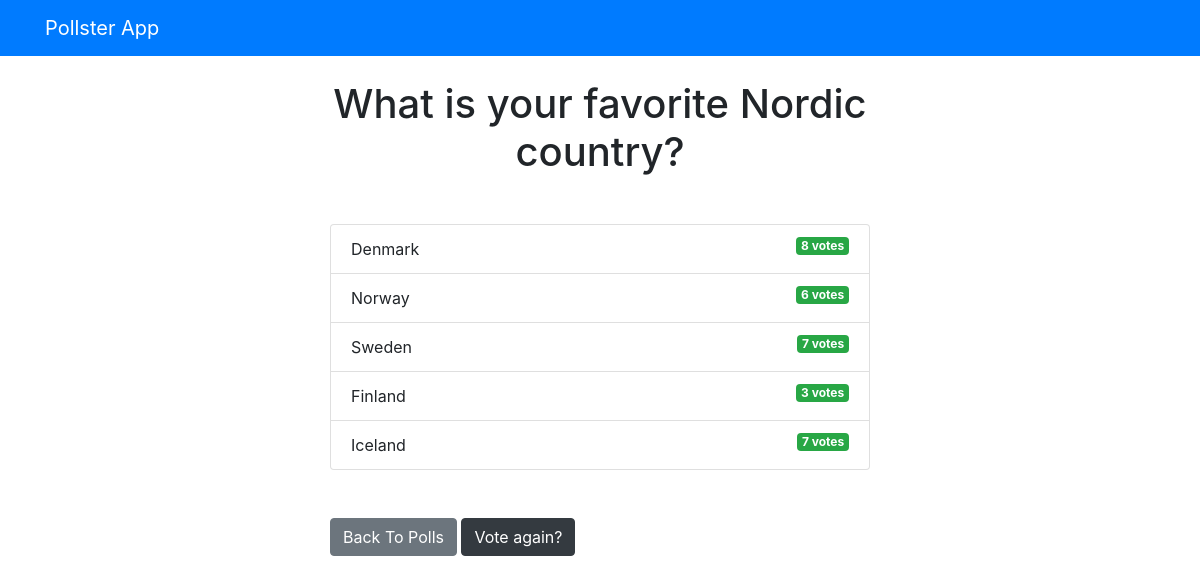
The page /polls/4/results/ on the database its author committed.
### polls/models.py (models this page shows, shortened)
class Question(models.Model):
    question_text = models.CharField(max_length=255)
    publish_date = models.DateTimeField('date published')

class Choice(models.Model):
    question = models.ForeignKey(Question, on_delete=models.CASCADE)
    choice_text = models.CharField(max_length=255)
    votes = models.IntegerField(default=0)

### polls/views.py (the view)
# urls.py: path('<int:question_id>/results/', views.results, name='results'),
def results(request, question_id):
    question = get_object_or_404(Question, pk=question_id)
    return render(request, 'polls/results.html', {'question': question })

### templates/polls/results.html (shortened to what this page needs)
{% extends 'base.html' %}
{% block content %}
<h1 class="mb-5 text-center">{{ question.question_text }}</h1>
<ul class="list-group mb-5">
  {% for choice in question.choice_set.all %}
  <li class="list-group-item">
    {{ choice.choice_text }}
    <span class="badge badge-success float-right">{{ choice.votes }} vote{{ choice.votes | pluralize }}</span>
  </li>
  {% endfor %}
</ul>
<a class="btn btn-secondary" href="{% url 'polls:index' %}">Back To Polls</a>
<a class="btn btn-dark" href="{% url 'polls:detail' question.id %}">Vote again?</a>
{% endblock %}

### rows shown on the page
Question: question_text "What is your favorite Nordic country?"
Choice: choice_text "Denmark", votes "8", votes|pluralize "s"
Choice: choice_text "Norway", votes "6", votes|pluralize "s"
Choice: choice_text "Sweden", votes "7", votes|pluralize "s"
Choice: choice_text "Finland", votes "3", votes|pluralize "s"
Choice: choice_text "Iceland", votes "7", votes|pluralize "s"
